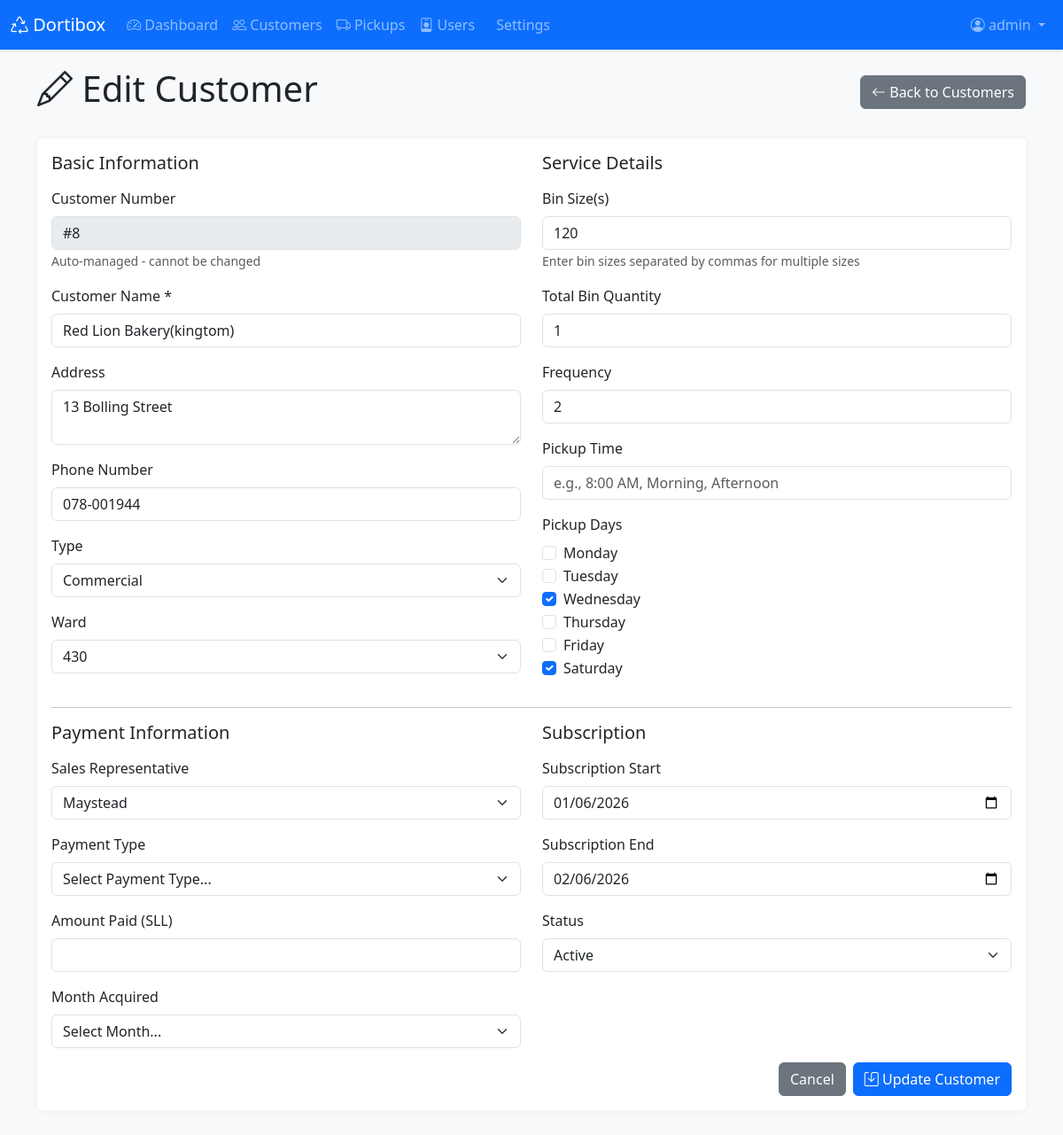
The page /admin/customers/edit/8 (signed in) on the database its author committed.
### app.py (models this page shows, shortened)
class Customer(db.Model):
    id = db.Column(db.Integer, primary_key=True)
    customer_number = db.Column(db.Integer)
    customer_name = db.Column(db.String(200), nullable=False)
    address = db.Column(db.String(300))
    phone_number = db.Column(db.String(50))
    type = db.Column(db.String(100))
    ward = db.Column(db.String(100))
    bin_size = db.Column(db.String(50))  # Now stores multiple sizes like "300L, 50L"
    bin_qty = db.Column(db.Integer)
    frequency = db.Column(db.String(50))
    time = db.Column(db.String(50))
    monday = db.Column(db.Integer, default=0)
    tuesday = db.Column(db.Integer, default=0)
    wednesday = db.Column(db.Integer, default=0)
    thursday = db.Column(db.Integer, default=0)
    friday = db.Column(db.Integer, default=0)
    saturday = db.Column(db.Integer, default=0)
    sales_rep = db.Column(db.String(100))
    payment_type = db.Column(db.String(100))
    subscription_start = db.Column(db.Date)
    subscription_end = db.Column(db.Date)
    active = db.Column(db.String(10))
    target_month_start = db.Column(db.Date)
    target_month_end = db.Column(db.Date)
    month_acquired = db.Column(db.String(50))
    amount_paid = db.Column(db.Float)
    pickups = db.relationship('Pickup', backref='customer', lazy=True, cascade='all, delete-orphan')

### app.py (the view, shortened to what this page needs)
@app.route('/admin/customers/edit/<int:id>', methods=['GET', 'POST'])
@admin_required
def edit_customer(id):
    customer = Customer.query.get_or_404(id)
    return render_template('edit_customer.html', customer=customer)

### app.py (called while the page is built)
@app.context_processor
def inject_now():
    return {
        'now': datetime.now,
        'abs': abs  # Add abs function
    }

def admin_required(f):
    @wraps(f)
    def decorated_function(*args, **kwargs):
        if 'user_id' not in session:
            flash('Please log in to access this page.', 'warning')
            return redirect(url_for('login'))
        user = User.query.get(session['user_id'])
        if user.role != 'admin':
            flash('You do not have permission to access this page.', 'danger')
            return redirect(url_for('dashboard'))
        return f(*args, **kwargs)
    return decorated_function

### templates/edit_customer.html (shortened to what this page needs)
{% extends "base.html" %}
{% block content %}
<div class="container">
    <div class="d-flex justify-content-between align-items-center mb-4">
        <h1><i class="bi bi-pencil"></i> Edit Customer</h1>
        <a href="{{ url_for('admin_customers') }}" class="btn btn-secondary">
            <i class="bi bi-arrow-left"></i> Back to Customers
        </a>
    </div>
    <div class="card">
        <div class="card-body">
            <form method="POST">
                <div class="row">
                    <div class="col-md-6">
                        <h5 class="mb-3">Basic Information</h5>
                        <div class="mb-3">
                            <label class="form-label">Customer Number</label>
                            <input type="text" class="form-control" value="#{{ customer.customer_number }}" disabled>
                            <small class="text-muted">Auto-managed - cannot be changed</small>
                        </div>
                        <div class="mb-3">
                            <label for="customer_name" class="form-label">Customer Name *</label>
                            <input type="text" class="form-control" id="customer_name" name="customer_name"
                                   value="{{ customer.customer_name }}" required>
                        </div>
                        <div class="mb-3">
                            <label for="address" class="form-label">Address</label>
                            <textarea class="form-control" id="address" name="address" rows="2">{{ customer.address }}</textarea>
                        </div>
                        <div class="mb-3">
                            <label for="phone_number" class="form-label">Phone Number</label>
                            <input type="text" class="form-control" id="phone_number" name="phone_number"
                                   value="{{ customer.phone_number }}">
                        </div>
                        <div class="mb-3">
                            <label for="type" class="form-label">Type</label>
                            <select class="form-select" id="type" name="type">
                                <option value="Commercial" {% if customer.type == 'Commercial' %}selected{% endif %}>Commercial</option>
                            </select>
                        </div>
                        <div class="mb-3">
                            <label for="ward" class="form-label">Ward</label>
                            <select class="form-select" id="ward" name="ward">
                                <option value="430" {% if customer.ward == '430' %}selected{% endif %}>430</option>
                            </select>
                        </div>
                    </div>
                    <div class="col-md-6">
                        <h5 class="mb-3">Service Details</h5>
                        <div class="mb-3">
                            <label for="bin_size" class="form-label">Bin Size(s)</label>
                            <input type="text" class="form-control" id="bin_size" name="bin_size"
                                   value="{{ customer.bin_size }}"
                                   placeholder="e.g., 300L, 50L or 25L or Bulk Waste">
                            <small class="text-muted">Enter bin sizes separated by commas for multiple sizes</small>
                        </div>
                        <div class="mb-3">
                            <label for="bin_qty" class="form-label">Total Bin Quantity</label>
                            <input type="number" class="form-control" id="bin_qty" name="bin_qty"
                                   value="{{ customer.bin_qty }}" min="0">
                        </div>
                        <div class="mb-3">
                            <label for="frequency" class="form-label">Frequency</label>
                            <input type="text" class="form-control" id="frequency" name="frequency"
                                   value="{{ customer.frequency }}" placeholder="e.g., Daily, Weekly, Twice a week">
                        </div>
                        <div class="mb-3">
                            <label for="time" class="form-label">Pickup Time</label>
                            <input type="text" class="form-control" id="time" name="time"
                                   value="{{ customer.time }}" placeholder="e.g., 8:00 AM, Morning, Afternoon">
                        </div>
                        <div class="mb-3">
                            <label class="form-label">Pickup Days</label>
                            <div class="form-check">
                                <input class="form-check-input" type="checkbox" id="monday" name="monday"
                                       {% if customer.monday %}checked{% endif %}>
                                <label class="form-check-label" for="monday">Monday</label>
                            </div>
                            <div class="form-check">
                                <input class="form-check-input" type="checkbox" id="tuesday" name="tuesday"
                                       {% if customer.tuesday %}checked{% endif %}>
                                <label class="form-check-label" for="tuesday">Tuesday</label>
                            </div>
                            <div class="form-check">
                                <input class="form-check-input" type="checkbox" id="wednesday" name="wednesday"
                                       {% if customer.wednesday %}checked{% endif %}>
                                <label class="form-check-label" for="wednesday">Wednesday</label>
                            </div>
                            <div class="form-check">
                                <input class="form-check-input" type="checkbox" id="thursday" name="thursday"
                                       {% if customer.thursday %}checked{% endif %}>
                                <label class="form-check-label" for="thursday">Thursday</label>
                            </div>
                            <div class="form-check">
                                <input class="form-check-input" type="checkbox" id="friday" name="friday"
                                       {% if customer.friday %}checked{% endif %}>
                                <label class="form-check-label" for="friday">Friday</label>
                            </div>
                            <div class="form-check">
                                <input class="form-check-input" type="checkbox" id="saturday" name="saturday"
                                       {% if customer.saturday %}checked{% endif %}>
                                <label class="form-check-label" for="saturday">Saturday</label>
                            </div>
                        </div>
                    </div>
                </div>
                <hr>
                <div class="row">
                    <div class="col-md-6">
                        <h5 class="mb-3">Payment Information</h5>
                        <div class="mb-3">
                            <label for="sales_rep" class="form-label">Sales Representative</label>
                            <select class="form-select" id="sales_rep" name="sales_rep">
                                <option value="Maystead" {% if customer.sales_rep == 'Maystead' %}selected{% endif %}>Maystead</option>
                            </select>
                        </div>
                        <div class="mb-3">
                            <label for="payment_type" class="form-label">Payment Type</label>
                            <select class="form-select" id="payment_type" name="payment_type">
                                <option value="">Select Payment Type...</option>
                            </select>
                        </div>
                        <div class="mb-3">
                            <label for="amount_paid" class="form-label">Amount Paid (SLL)</label>
                            <input type="number" step="0.01" class="form-control" id="amount_paid" name="amount_paid"
                                   value="{{ customer.amount_paid }}" min="0">
                        </div>
                        <div class="mb-3">
                            <label for="month_acquired" class="form-label">Month Acquired</label>
                            <select class="form-select" id="month_acquired" name="month_acquired">
                                <option value="">Select Month...</option>
                            </select>
                        </div>
                    </div>
                    <div class="col-md-6">
                        <h5 class="mb-3">Subscription</h5>
                        <div class="mb-3">
                            <label for="subscription_start" class="form-label">Subscription Start</label>
                            <input type="date" class="form-control" id="subscription_start" name="subscription_start"
                                   value="{% if customer.subscription_start %}{{ customer.subscription_start.strftime('%Y-%m-%d') }}{% endif %}">
                        </div>
                        <div class="mb-3">
                            <label for="subscription_end" class="form-label">Subscription End</label>
                            <input type="date" class="form-control" id="subscription_end" name="subscription_end"
                                   value="{% if customer.subscription_end %}{{ customer.subscription_end.strftime('%Y-%m-%d') }}{% endif %}">
                        </div>
                        <div class="mb-3">
                            <label for="active" class="form-label">Status</label>
                            <select class="form-select" id="active" name="active">
                                <option value="Yes" {% if customer.active in ['Yes', 'yes'] %}selected{% endif %}>Active</option>
                            </select>
                        </div>
                    </div>
                </div>
                <div class="d-grid gap-2 d-md-flex justify-content-md-end">
                    <a href="{{ url_for('admin_customers') }}" class="btn btn-secondary">Cancel</a>
                    <button type="submit" class="btn btn-primary">
                        <i class="bi bi-save"></i> Update Customer
                    </button>
                </div>
            </form>
        </div>
    </div>
</div>
{% endblock %}

### templates/base.html (style rules this page uses)
body { min-height: 100vh; background-color: #f8f9fa; }
.card { box-shadow: 0 0 10px rgba(0,0,0,.05); border: none; margin-bottom: 20px; }

### rows shown on the page
Customer: customer_number "#8", customer_name "Red Lion Bakery(kingtom)", address "13 Bolling Street", phone_number "078-001944", type "Commercial", ward "430", bin_size "120", bin_qty "1", frequency "2", wednesday "☑", saturday "☑", sales_rep "Maystead", subscription_start "01/06/2026", subscription_end "02/06/2026", active "Active"

### other values the page prints
{{ session.username }} "admin"
